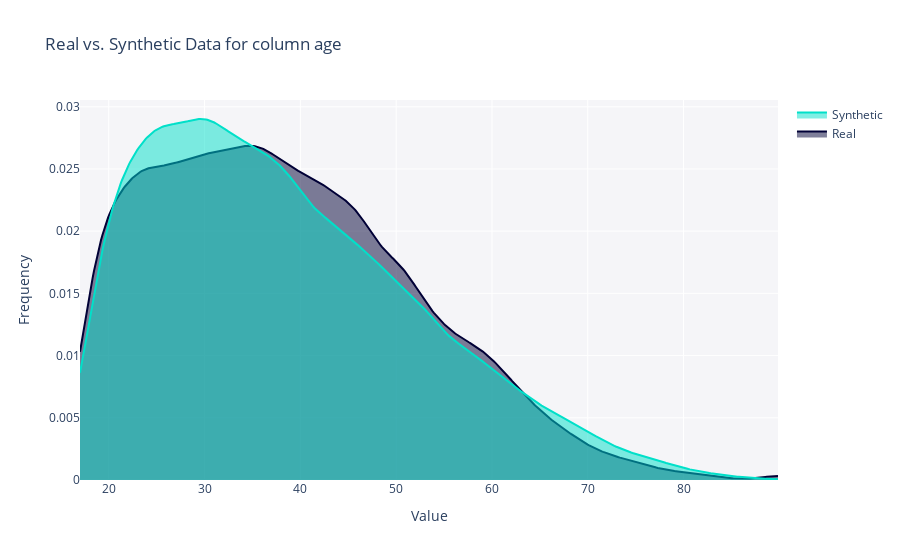

This figure's notebook cell:
### Code cell
fig = get_column_plot(
    real_data=age_hours_df,
    synthetic_data=synthetic_data,
    column_name='age',
    metadata=metadata1
)
    
fig.show()

### Figure 1 — Plotly figure (JSON) as saved in the notebook; plotly's stock layout.template omitted (floating-point values rounded to 4 significant figures; data arrays with more than 128 entries replaced by an {"elided": "..."} marker saying what was removed)
{"data": [{"fill": "tozeroy", "hovertemplate": "<b>Real</b><br>Value: %{x}<br>Frequency: %{y}<extra></extra>", "legendgroup": "Real", "marker": {"color": "#000036"}, "mode": "lines", "name": "Real", "showlegend": true, "type": "scatter", "x": {"elided": "500 float values"}, "xaxis": "x", "y": {"elided": "500 float values"}, "yaxis": "y"}, {"fill": "tozeroy", "hovertemplate": "<b>Synthetic</b><br>Value: %{x}<br>Frequency: %{y}<extra></extra>", "legendgroup": "Synthetic", "marker": {"color": "#01E0C9"}, "mode": "lines", "name": "Synthetic", "showlegend": true, "type": "scatter", "x": {"elided": "500 float values"}, "xaxis": "x", "y": {"elided": "500 float values"}, "yaxis": "y"}], "layout": {"barmode": "overlay", "hovermode": "closest", "legend": {"traceorder": "reversed"}, "plot_bgcolor": "#F5F5F8", "title": {"text": "Real vs. Synthetic Data for column age"}, "xaxis": {"anchor": "y2", "domain": [0, 1], "title": {"text": "Value"}, "zeroline": false}, "yaxis": {"anchor": "free", "domain": [0, 1], "position": 0, "title": {"text": "Frequency"}}}}
